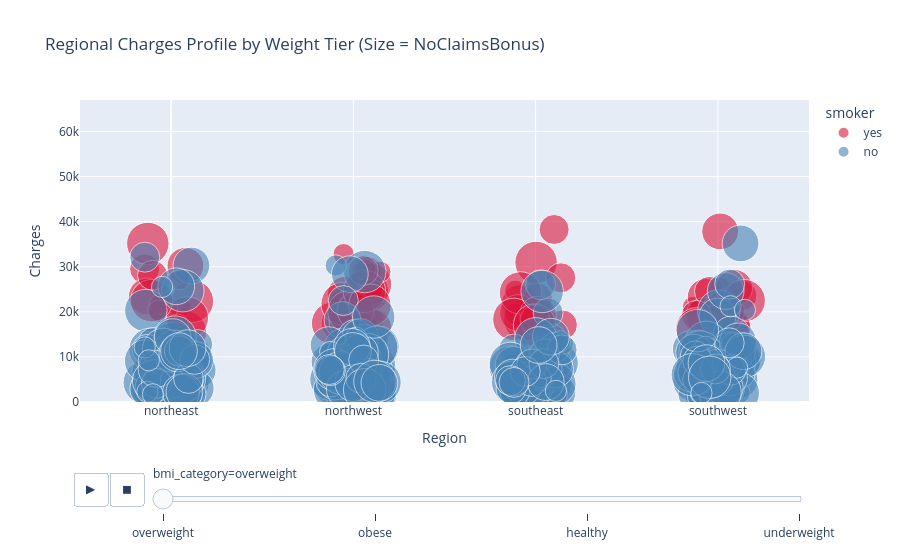

The code cell stored with this chart in its notebook:
### Code cell
import numpy as np
import plotly.express as px

# Pre-calculate steady categorical codes so positions don't change during frames
df_clean["region_code"] = df_clean["region"].astype("category").cat.codes
region_categories = df_clean["region"].astype("category").cat.categories

# Generate stable jitter that persists perfectly across animation frames
np.random.seed(42)  # Ensures the bubbles don't dance randomly when changing frames
df_clean["region_jitter"] = df_clean["region_code"] + np.random.uniform(
    -0.15, 0.15, len(df_clean)
)

max_charges = df_clean["charges"].max() * 1.05

fig_geographic = px.scatter(
    df_clean,
    x="region_jitter",
    y="charges",
    size="NoClaimsBonus",
    color="smoker",
    color_discrete_map={"yes": "crimson", "no": "steelblue"},
    hover_data=["gender", "age", "bmi", "region"],
    size_max=30,
    opacity=0.6,
    # Crucial animation arguments:
    animation_frame="bmi_category",  # Cycles smoothly between weight tiers!
    range_x=[-0.5, len(region_categories) - 0.5],  # Locks the regional columns
    range_y=[0, max_charges],  # Locks the financial variance
    title="Regional Charges Profile by Weight Tier (Size = NoClaimsBonus)",
)

# Remap the numeric jitter numbers back to clean categorical labels
fig_geographic.update_xaxes(
    title="Region",
    tickmode="array",
    tickvals=list(range(len(region_categories))),
    ticktext=list(region_categories),
)
fig_geographic.update_yaxes(title="Charges")
fig_geographic.show()

### Figure 1 — Plotly figure (JSON) as saved in the notebook; plotly's stock layout.template omitted (floating-point values rounded to 4 significant figures; data arrays with more than 128 entries replaced by an {"elided": "..."} marker saying what was removed)
{"data": [{"customdata": {"elided": "73x4 mixed values"}, "hovertemplate": "smoker=yes<br>bmi_category=overweight<br>region_jitter=%{x}<br>charges=%{y}<br>NoClaimsBonus=%{marker.size}<br>gender=%{customdata[0]}<br>age=%{customdata[1]}<br>bmi=%{customdata[2]}<br>region=%{customdata[3]}<extra></extra>", "legendgroup": "yes", "marker": {"color": "crimson", "opacity": 0.6, "size": [0.05, 0.1, 0.15, 0.2, 0.15, 0.05, 0.1, 0.15, 0.1, 0.2, 0.15, 0.05, 0.1, 0.1, 0.1, 0.2, 0.15, 0.15, 0.2, 0.1, 0.1, 0.2, 0.15, 0.05, 0.05, 0.2, 0.1, 0.05, 0.1, 0.15, 0.2, 0.15, 0.05, 0.05, 0.05, 0.2, 0.05, 0.1, 0.15, 0.15, 0.1, 0.05, 0.15, 0.1, 0.1, 0.15, 0.05, 0.05, 0.2, 0.2, 0.2, 0.1, 0.05, 0.15, 0.15, 0.15, 0.2, 0.05, 0.2, 0.15, 0.2, 0.05, 0.1, 0.05, 0.2, 0.2, 0.2, 0.2, 0.2, 0.15, 0.2, 0.1, 0.1], "sizemode": "area", "sizeref": 0.0002222, "symbol": "circle"}, "mode": "markers", "name": "yes", "orientation": "v", "showlegend": true, "type": "scatter", "x": [2.962, 3.132, 0.07824, 2.003, 0.9248, 1.906, 3.095, 1.999, 0.9355, 0.07849, 0.9603, 0.04905, 1.044, -0.1454, 2.147, 0.117, 3.081, 1.915, 1.077, 0.9457, 1.076, 1.094, 1.962, 3.008, 1.148, -0.1279, 2.989, 2.864, 2.101, 0.9574, 0.8862, 2.933, -0.06923, 0.9466, 1.888, 1.94, 1.885, 2.01, 2.925, 0.9692, 2.954, 1.112, -0.1336, -0.04591, 2.138, 1.904, 0.04582, 1.067, 0.9383, 3.029, 0.9756, 2.882, 1.105, 1.109, 1.012, 3.09, 1.917, 0.03508, 3.144, 2.012, 1.881, -0.05971, 1.997, -0.06791, 0.08896, 2.885, 1.994, -0.1073, 1.061, 3.012, 1.091, -0.1021, 1.054], "xaxis": "x", "y": [16880.0, 23570.0, 30180.0, 30940.0, 17560.0, 19110.0, 17080.0, 18970.0, 20750.0, 15520.0, 21350.0, 20980.0, 17350.0, 29520.0, 17090.0, 22330.0, 16300.0, 21980.0, 24390.0, 18030.0, 28950.0, 26110.0, 19520.0, 25380.0, 28870.0, 35150.0, 17940.0, 21080.0, 38250.0, 23810.0, 17470.0, 23310.0, 20150.0, 32790.0, 24670.0, 18250.0, 19540.0, 23070.0, 19040.0, 17750.0, 24520.0, 18310.0, 23400.0, 20770.0, 27530.0, 19720.0, 27220.0, 29330.0, 21770.0, 19930.0, 20010.0, 19200.0, 24920.0, 16450.0, 20230.0, 25310.0, 24180.0, 17180.0, 22480.0, 19350.0, 18330.0, 21770.0, 18220.0, 20300.0, 18650.0, 16230.0, 17040.0, 22460.0, 24540.0, 37830.0, 21470.0, 28100.0, 29140.0], "yaxis": "y"}, {"customdata": {"elided": "312x4 mixed values"}, "hovertemplate": "smoker=no<br>bmi_category=overweight<br>region_jitter=%{x}<br>charges=%{y}<br>NoClaimsBonus=%{marker.size}<br>gender=%{customdata[0]}<br>age=%{customdata[1]}<br>bmi=%{customdata[2]}<br>region=%{customdata[3]}<extra></extra>", "legendgroup": "no", "marker": {"color": "steelblue", "opacity": 0.6, "size": {"elided": "312 float values"}, "sizemode": "area", "sizeref": 0.0002222, "symbol": "circle"}, "mode": "markers", "name": "no", "orientation": "v", "showlegend": true, "type": "scatter", "x": {"elided": "312 float values"}, "xaxis": "x", "y": {"elided": "312 float values"}, "yaxis": "y"}], "layout": {"legend": {"itemsizing": "constant", "title": {"text": "smoker"}, "tracegroupgap": 0}, "sliders": [{"active": 0, "currentvalue": {"prefix": "bmi_category="}, "len": 0.9, "pad": {"b": 10, "t": 60}, "steps": [{"args": [["overweight"], {"frame": {"duration": 0, "redraw": false}, "fromcurrent": true, "mode": "immediate", "transition": {"duration": 0, "easing": "linear"}}], "label": "overweight", "method": "animate"}, {"args": [["obese"], {"frame": {"duration": 0, "redraw": false}, "fromcurrent": true, "mode": "immediate", "transition": {"duration": 0, "easing": "linear"}}], "label": "obese", "method": "animate"}, {"args": [["healthy"], {"frame": {"duration": 0, "redraw": false}, "fromcurrent": true, "mode": "immediate", "transition": {"duration": 0, "easing": "linear"}}], "label": "healthy", "method": "animate"}, {"args": [["underweight"], {"frame": {"duration": 0, "redraw": false}, "fromcurrent": true, "mode": "immediate", "transition": {"duration": 0, "easing": "linear"}}], "label": "underweight", "method": "animate"}], "x": 0.1, "xanchor": "left", "y": 0, "yanchor": "top"}], "title": {"text": "Regional Charges Profile by Weight Tier (Size = NoClaimsBonus)"}, "updatemenus": [{"buttons": [{"args": [null, {"frame": {"duration": 500, "redraw": false}, "fromcurrent": true, "mode": "immediate", "transition": {"duration": 500, "easing": "linear"}}], "label": "&#9654;", "method": "animate"}, {"args": [[null], {"frame": {"duration": 0, "redraw": false}, "fromcurrent": true, "mode": "immediate", "transition": {"duration": 0, "easing": "linear"}}], "label": "&#9724;", "method": "animate"}], "direction": "left", "pad": {"r": 10, "t": 70}, "showactive": false, "type": "buttons", "x": 0.1, "xanchor": "right", "y": 0, "yanchor": "top"}], "xaxis": {"anchor": "y", "domain": [0, 1], "range": [-0.5, 3.5], "tickmode": "array", "ticktext": ["northeast", "northwest", "southeast", "southwest"], "tickvals": [0, 1, 2, 3], "title": {"text": "Region"}}, "yaxis": {"anchor": "x", "domain": [0, 1], "range": [0, 66960.0], "title": {"text": "Charges"}}}}
